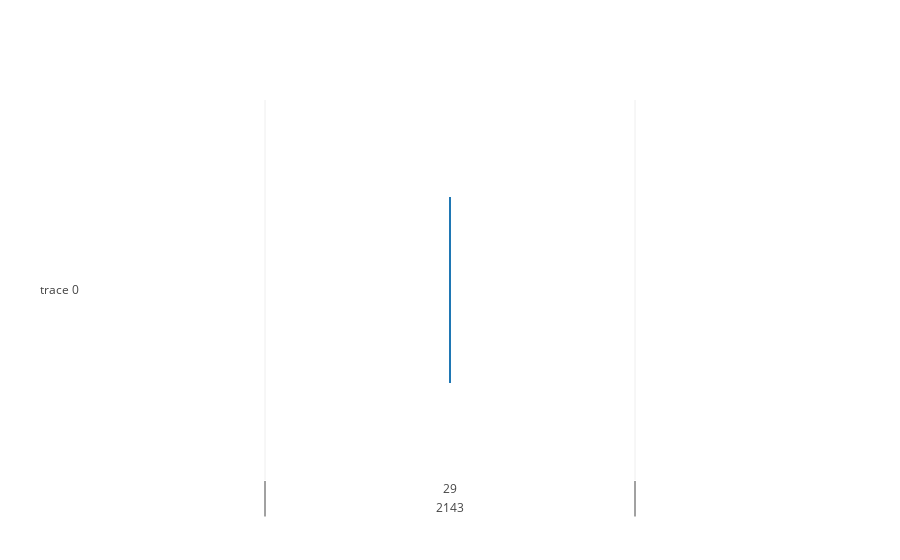

The notebook cell this image was saved under:
### Code cell
trace = go.Box(x=df[['balance']])
iplot([trace], filename='balance boxplot')

### Figure 1 — Plotly figure (JSON) as saved in the notebook; plotly's stock layout.template omitted (floating-point values rounded to 4 significant figures; data arrays with more than 128 entries replaced by an {"elided": "..."} marker saying what was removed)
{"data": [{"type": "box", "uid": "ae89b7fb-a1c1-4aa6-b082-fec76a1842c2", "x": {"elided": "36169x1 int values"}}], "layout": {}}
